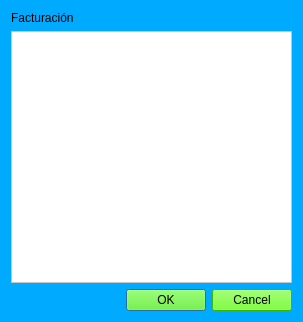
<?xml version="1.0" encoding="UTF-8"?>
<ui version="4.0">
 <class>Acerca</class>
 <widget class="QDialog" name="Acerca">
  <property name="geometry">
   <rect>
    <x>0</x>
    <y>0</y>
    <width>303</width>
    <height>322</height>
   </rect>
  </property>
  <property name="windowTitle">
   <string>Dialog</string>
  </property>
  <property name="windowIcon">
   <iconset>
    <normaloff>../../tienda.png</normaloff>../../tienda.png</iconset>
  </property>
  <property name="styleSheet">
   <string notr="true">background-color: rgb(0, 170, 255);</string>
  </property>
  <layout class="QVBoxLayout" name="verticalLayout">
   <item>
    <widget class="QLabel" name="label">
     <property name="text">
      <string>Facturación</string>
     </property>
    </widget>
   </item>
   <item>
    <widget class="QTextEdit" name="outTexto">
     <property name="font">
      <font>
       <family>Times New Roman</family>
       <pointsize>12</pointsize>
       <weight>75</weight>
       <italic>true</italic>
       <bold>true</bold>
      </font>
     </property>
     <property name="styleSheet">
      <string notr="true">background-color: rgb(255, 255, 255);</string>
     </property>
    </widget>
   </item>
   <item>
    <widget class="QDialogButtonBox" name="buttonBox">
     <property name="styleSheet">
      <string notr="true">background-color: rgb(85, 255, 0);</string>
     </property>
     <property name="orientation">
      <enum>Qt::Horizontal</enum>
     </property>
     <property name="standardButtons">
      <set>QDialogButtonBox::Cancel|QDialogButtonBox::Ok</set>
     </property>
    </widget>
   </item>
  </layout>
 </widget>
 <resources/>
 <connections>
  <connection>
   <sender>buttonBox</sender>
   <signal>accepted()</signal>
   <receiver>Acerca</receiver>
   <slot>accept()</slot>
   <hints>
    <hint type="sourcelabel">
     <x>248</x>
     <y>254</y>
    </hint>
    <hint type="destinationlabel">
     <x>157</x>
     <y>274</y>
    </hint>
   </hints>
  </connection>
  <connection>
   <sender>buttonBox</sender>
   <signal>rejected()</signal>
   <receiver>Acerca</receiver>
   <slot>reject()</slot>
   <hints>
    <hint type="sourcelabel">
     <x>316</x>
     <y>260</y>
    </hint>
    <hint type="destinationlabel">
     <x>286</x>
     <y>274</y>
    </hint>
   </hints>
  </connection>
 </connections>
</ui>
